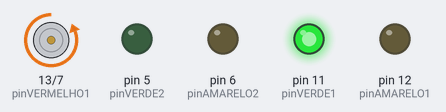
A sketch run on a simulated Arduino Uno, built with avr-gcc and run on an emulated ATmega328P. Shown: motor-driver pin pairs drawn as motors (green arrow = first pin HIGH = forward, orange = second pin HIGH = backward, longer = more drive), output pins drawn as LEDs (lit = HIGH).

Above: at 2.5 s.
At 9.5 s:
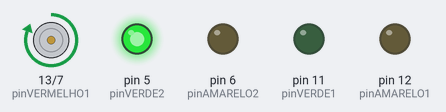
At 13.0 s:
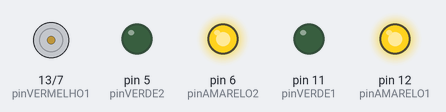
Timing chart, 0 to 18.2 s (numbered marks = the images above):
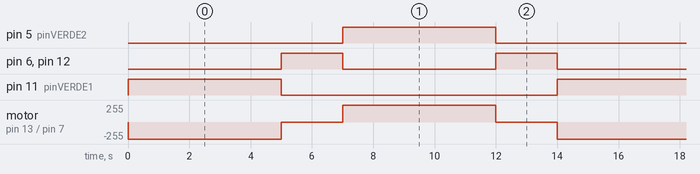

Measured:
- by itself, pin 5 (pinVERDE2), pin 11 (pinVERDE1): alternates HIGH for 5.0 s and LOW for 9.0 s
- by itself, pin 6 (pinAMARELO2), pin 12 (pinAMARELO1): alternates HIGH for 2.0 s and LOW for 5.0 s
- by itself, motor on pin 13 (pinVERMELHO1) / pin 7 (pinVERMELHO2): repeats every 14.0 s: stopped 2.0 s, forward 255/255 5.0 s, stopped 2.0 s, backward 255/255 5.0 s

The sketch:

C_digo_Fonte_Comentado_-_Gabriel_Torres.ino
```cpp
// =====================================================
// PROJETO: SEMÁFORO DE DUAS VIAS COM ARDUINO
// Aula 28 - IOT | Grupo 1 | SENAI "A. Jacob Lafer"
// Autor: Gabriel de Araujo Torres
// =====================================================

// CONFIGURAÇÃO DOS PINOS - VIA 1
int pinVERMELHO1 = 13;
int pinAMARELO1  = 12;
int pinVERDE1    = 11;

// CONFIGURAÇÃO DOS PINOS - VIA 2
int pinVERMELHO2 = 7;
int pinAMARELO2  = 6;
int pinVERDE2    = 5;

void setup() {
  pinMode(pinVERMELHO1, OUTPUT);
  pinMode(pinAMARELO1,  OUTPUT);
  pinMode(pinVERDE1,    OUTPUT);

  pinMode(pinVERMELHO2, OUTPUT);
  pinMode(pinAMARELO2,  OUTPUT);
  pinMode(pinVERDE2,    OUTPUT);
}

void loop() {
  // FASE 1: VIA 1 VERDE | VIA 2 VERMELHO (5 segundos)
  digitalWrite(pinVERDE1, HIGH);
  digitalWrite(pinVERMELHO2, HIGH);
  delay(5000);
  digitalWrite(pinVERDE1, LOW);
  digitalWrite(pinVERMELHO2, LOW);

  // FASE 2: AMBOS AMARELO (2 segundos)
  digitalWrite(pinAMARELO1, HIGH);
  digitalWrite(pinAMARELO2, HIGH);
  delay(2000);
  digitalWrite(pinAMARELO1, LOW);
  digitalWrite(pinAMARELO2, LOW);

  // FASE 3: VIA 1 VERMELHO | VIA 2 VERDE (5 segundos)
  digitalWrite(pinVERMELHO1, HIGH);
  digitalWrite(pinVERDE2,    HIGH);
  delay(5000);
  digitalWrite(pinVERMELHO1, LOW);
  digitalWrite(pinVERDE2,    LOW);

  // FASE 4: AMBOS AMARELO (2 segundos)
  digitalWrite(pinAMARELO1, HIGH);
  digitalWrite(pinAMARELO2, HIGH);
  delay(2000);
  digitalWrite(pinAMARELO1, LOW);
  digitalWrite(pinAMARELO2, LOW);
}
```
